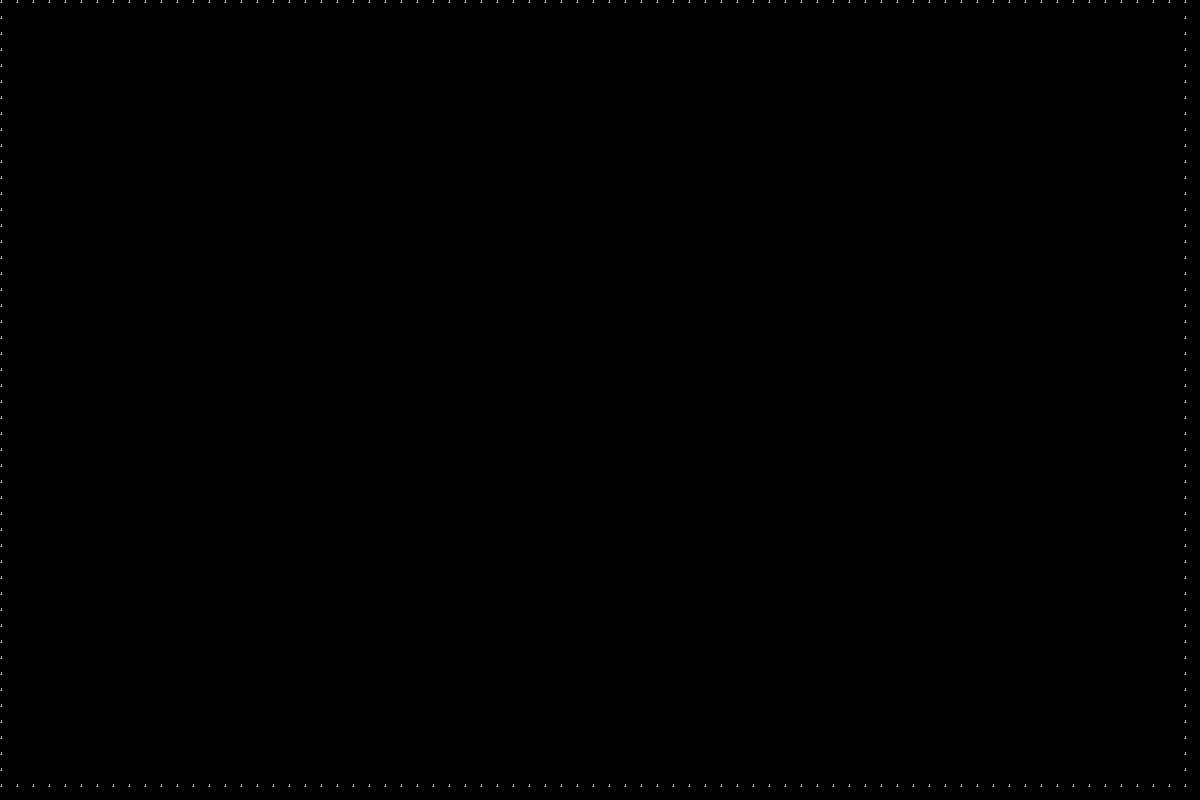

This game map was drawn from its Tiled (.tmx) file and the tilesets committed beside it. A one-line description and the trimmed map source follow:
An orthogonal 75x50 tile map with 16x16 px tiles, 1 tile layer (Tile Layer 1) and 1 object.

<map version="1.10" tiledversion="1.12.2" orientation="orthogonal" renderorder="right-down" width="75" height="50" tilewidth="16" tileheight="16" infinite="0" nextlayerid="3" nextobjectid="2">
 <tileset firstgid="1" source="place_holder_tileset.tsx" />
 <layer id="1" name="Tile Layer 1" width="75" height="50">
  <data>[3750 cells, 246 non-empty, 1 distinct tile ids]</data>
 </layer>
 <objectgroup id="2" name="object_layer">
  <object id="1" x="1000.92" y="300.633" width="60" height="60">
   <properties>
    <property name="ability_type" value="tp_bullet" />
   </properties>
  </object>
 </objectgroup>
</map>
